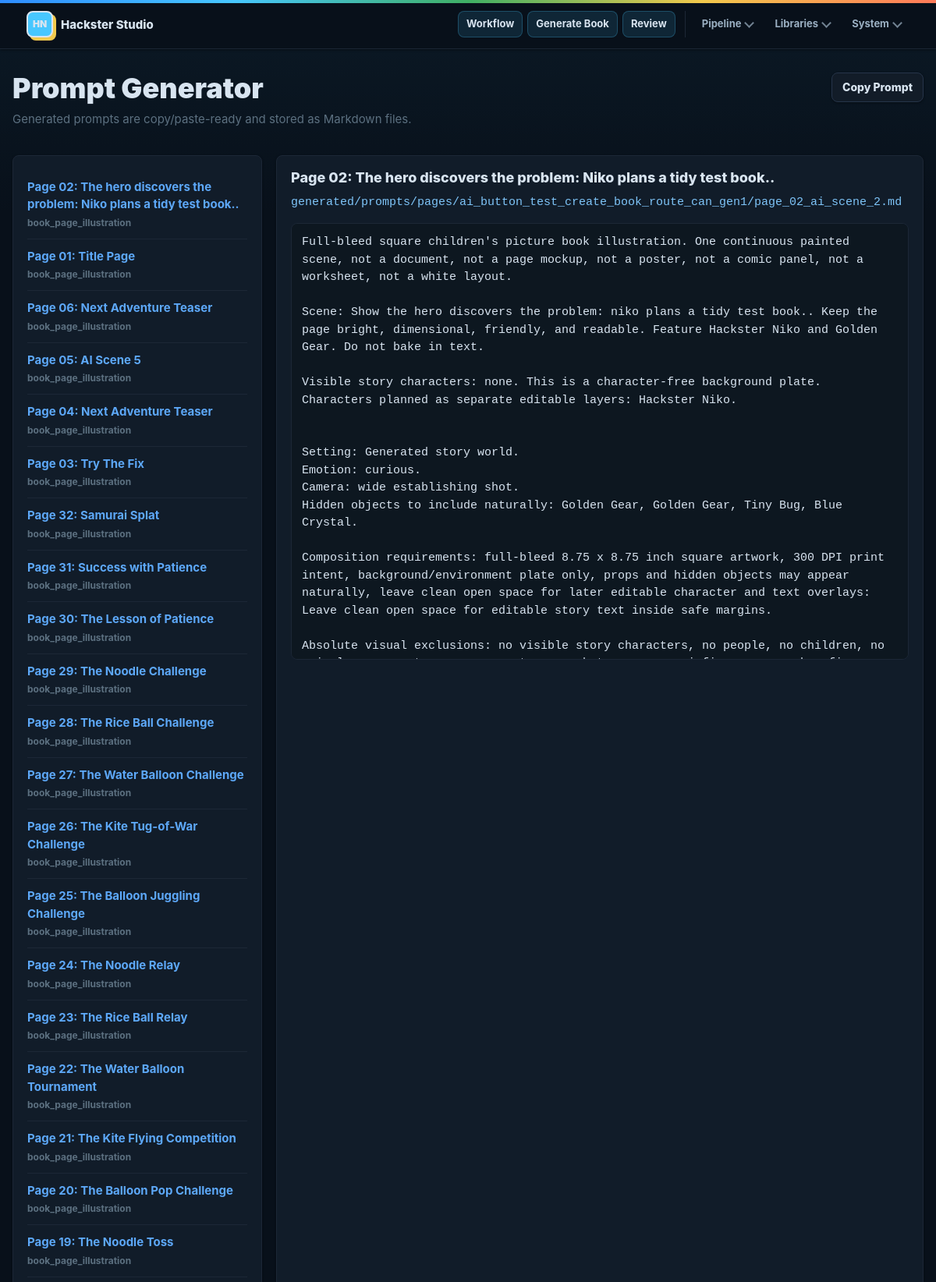
The app's page /prompts (upper part) with its own data.
### hackster_studio/models.py (models this page shows)
class Prompt(SQLModel, table=True):
    id: int | None = Field(default=None, primary_key=True)
    prompt_type: str = Field(index=True)
    related_type: str = Field(index=True)
    related_id: int = Field(index=True)
    title: str = ""
    prompt_text: str = ""
    output_path: str = ""
    status: str = "generated"
    created_at: datetime = Field(default_factory=utc_now)

### hackster_studio/main.py (the view)
@app.get("/prompts", response_class=HTMLResponse)
def prompts(request: Request, prompt_id: int | None = None, session: Session = Depends(get_session)) -> HTMLResponse:
    prompt_list = list_prompts(session)
    selected = session.get(Prompt, prompt_id) if prompt_id else (prompt_list[0] if prompt_list else None)
    return templates.TemplateResponse(request, "prompts.html", {"prompts": prompt_list, "selected": selected})

### hackster_studio/templates/prompts.html (shortened to what this page needs)
{% extends "base.html" %}
{% block content %}
<section class="page-head">
  <div>
    <h1>Prompt Generator</h1>
    <p>Generated prompts are copy/paste-ready and stored as Markdown files.</p>
  </div>
  {% if selected %}<button type="button" data-copy="#prompt-text">Copy Prompt</button>{% endif %}
</section>
<section class="prompt-layout">
  <aside>
    {% for prompt in prompts %}
    <a class="prompt-link" href="/prompts?prompt_id={{ prompt.id }}">
      <strong>{{ prompt.title }}</strong>
      <span>{{ prompt.prompt_type }}</span>
    </a>
    {% else %}
    <p class="empty">No prompts yet.</p>
    {% endfor %}
  </aside>
  <div>
    {% if selected %}
    <h2>{{ selected.title }}</h2>
    <p><code>{{ selected.output_path }}</code></p>
    <pre id="prompt-text" class="prompt-text">{{ selected.prompt_text }}</pre>
    {% else %}
    <p class="empty">Generate prompts from a character, book, or page.</p>
    {% endif %}
  </div>
</section>
{% endblock %}

### hackster_studio/static/app.css (style rules this page uses)
:root { --ink: #182233; --ink-soft: #344054; --muted: #667085; --line: #d6dedc; --line-strong: #b7c5c1; --panel: #ffffff; --panel-soft: #f8fbfa; --surface: #eef4f1; --blue: #2e8cff; --cyan: #47c7ff; --green: #3faf64; --gold: #f2c94c; --coral: #ff7a59; --bad: #b94a48; --good: #28784f; --shadow-sm: 0 1px 2px rgba(24, 34, 51, 0.08); --shadow-md: 0 14px 34px rgba(24, 34, 51, 0.12); --shadow-lg: 0 24px 60px rgba(24, 34, 51, 0.18); }
* { box-sizing: border-box; }
html { min-width: 320px; }
body { margin: 0; color: var(--ink); background: linear-gradient(180deg, rgba(71, 199, 255, 0.13), rgba(71, 199, 255, 0) 280px), linear-gradient(180deg, #f9fbfa 0%, var(--surface) 100%); font: 15px/1.5 Inter, ui-sans-serif, system-ui, -apple-system, BlinkMacSystemFont, "Segoe UI", sans-serif; letter-spacing: 0; }
body::before { content: ""; position: fixed; inset: 0 0 auto; height: 4px; background: linear-gradient(90deg, var(--blue), var(--cyan), var(--green), var(--gold), var(--coral)); pointer-events: none; z-index: 10; }
a { color: #1262b8; text-decoration: none; }
.page-head { display: flex; align-items: flex-start; justify-content: space-between; gap: 22px; margin-bottom: 22px; }
h1, h2, h3 { margin: 0 0 8px; line-height: 1.15; letter-spacing: 0; }
h1 { font-size: clamp(30px, 3vw, 44px); font-weight: 900; }
h2 { color: var(--ink); font-size: 18px; font-weight: 850; }
p { margin: 0 0 12px; color: var(--muted); }
.metric, .item-row, .detail-grid > div, .prompt-layout > aside, .prompt-layout > div, .notice, .editor, .inline-form { background: rgba(255, 255, 255, 0.94); border: 1px solid var(--line); border-radius: 8px; box-shadow: var(--shadow-sm); }
.two-col, .detail-grid, .prompt-layout { display: grid; grid-template-columns: minmax(0, 0.9fr) minmax(0, 1.6fr); gap: 18px; }
.two-col > div, .detail-grid > div, .prompt-layout > aside, .prompt-layout > div { min-width: 0; }
.button-link, button { display: inline-flex; align-items: center; justify-content: center; min-height: 38px; padding: 8px 13px; border: 1px solid var(--line-strong); border-radius: 8px; background: #fff; color: var(--ink); cursor: pointer; font: inherit; font-size: 14px; font-weight: 800; line-height: 1; box-shadow: var(--shadow-sm); }
.detail-grid > div, .prompt-layout > aside, .prompt-layout > div { padding: 18px; }
pre, code { font-family: ui-monospace, SFMono-Regular, Menlo, Consolas, monospace; }
code { color: #3b5573; }
pre { white-space: pre-wrap; word-break: break-word; background: #f7faf9; border: 1px solid var(--line); border-radius: 8px; padding: 13px; }
.prompt-layout { grid-template-columns: 320px minmax(0, 1fr); }
.prompt-link { display: grid; gap: 3px; padding: 11px 0; border-bottom: 1px solid var(--line); color: var(--ink); font-weight: 800; }
.prompt-link span { color: var(--muted); font-size: 12px; font-weight: 700; }
.prompt-text { max-height: 70vh; overflow: auto; }
html.dark { color-scheme: dark; --ink: #d8e4f0; --ink-soft: #9aafc2; --muted: #5c7080; --line: #1c2736; --line-strong: #26354a; --panel: #121c28; --panel-soft: #0d1720; --surface: #08101a; --bad: #d97070; --good: #4ea870; --shadow-sm: 0 1px 3px rgba(0, 0, 0, .40); --shadow-md: 0 12px 30px rgba(0, 0, 0, .50); --shadow-lg: 0 22px 56px rgba(0, 0, 0, .65); }
html.dark body { background: linear-gradient(180deg, rgba(71, 199, 255, 0.05), rgba(71, 199, 255, 0) 280px), linear-gradient(180deg, #08101a 0%, var(--surface) 100%); }
html.dark a { color: #5da8f8; }
html.dark .metric, html.dark .item-row, html.dark .detail-grid > div, html.dark .prompt-layout > aside, html.dark .prompt-layout > div, html.dark .editor, html.dark .inline-form { background: rgba(18, 28, 42, 0.97); }
html.dark button, html.dark .button-link { background: var(--panel); border-color: var(--line-strong); color: var(--ink); }
html.dark code { color: #7ec4f8; }
html.dark pre { background: var(--panel-soft); border-color: var(--line); }

### records on screen
Prompt: title "Page 02: The hero discovers the problem: Niko plans a tidy test book..", prompt_type "book_page_illustration", output_path "generated/prompts/pages/ai_button_test_create_book_route_can_gen1/page_02_ai_scene_2.md", prompt_text "Full-bleed square children's picture book illustration. One continuous painted scene, not a document, not a page mockup, not a poster, not a comic panel, not a worksheet, not a white layout. Scene: Show the hero discovers the problem: niko plans a tidy test book.. Keep the page bright, dimensional, friendly, and readable. Feature Hackster Niko and Golden Gear. Do not bake in text. Visible story characters: none. This is a character-free background plate. Characters planned as separate editable layers: Hackster Niko. Setting: Generated story world. Emotion: curious. Camera: wide establishing shot. Hidden objects to include naturally: Golden Gear, Golden Gear, Tiny Bug, Blue Crystal.…"
Prompt: title "Page 01: Title Page", prompt_type "book_page_illustration"
Prompt: title "Page 06: Next Adventure Teaser", prompt_type "book_page_illustration"
Prompt: title "Page 05: AI Scene 5", prompt_type "book_page_illustration"
Prompt: title "Page 04: Next Adventure Teaser", prompt_type "book_page_illustration"
Prompt: title "Page 03: Try The Fix", prompt_type "book_page_illustration"
Prompt: title "Page 32: Samurai Splat", prompt_type "book_page_illustration"
Prompt: title "Page 31: Success with Patience", prompt_type "book_page_illustration"
Prompt: title "Page 30: The Lesson of Patience", prompt_type "book_page_illustration"
Prompt: title "Page 29: The Noodle Challenge", prompt_type "book_page_illustration"
Prompt: title "Page 28: The Rice Ball Challenge", prompt_type "book_page_illustration"
Prompt: title "Page 27: The Water Balloon Challenge", prompt_type "book_page_illustration"
Prompt: title "Page 26: The Kite Tug-of-War Challenge", prompt_type "book_page_illustration"
Prompt: title "Page 25: The Balloon Juggling Challenge", prompt_type "book_page_illustration"
Prompt: title "Page 24: The Noodle Relay", prompt_type "book_page_illustration"
Prompt: title "Page 23: The Rice Ball Relay", prompt_type "book_page_illustration"
Prompt: title "Page 22: The Water Balloon Tournament", prompt_type "book_page_illustration"
Prompt: title "Page 21: The Kite Flying Competition", prompt_type "book_page_illustration"
Prompt: title "Page 20: The Balloon Pop Challenge", prompt_type "book_page_illustration"
Prompt: title "Page 19: The Noodle Toss", prompt_type "book_page_illustration"
